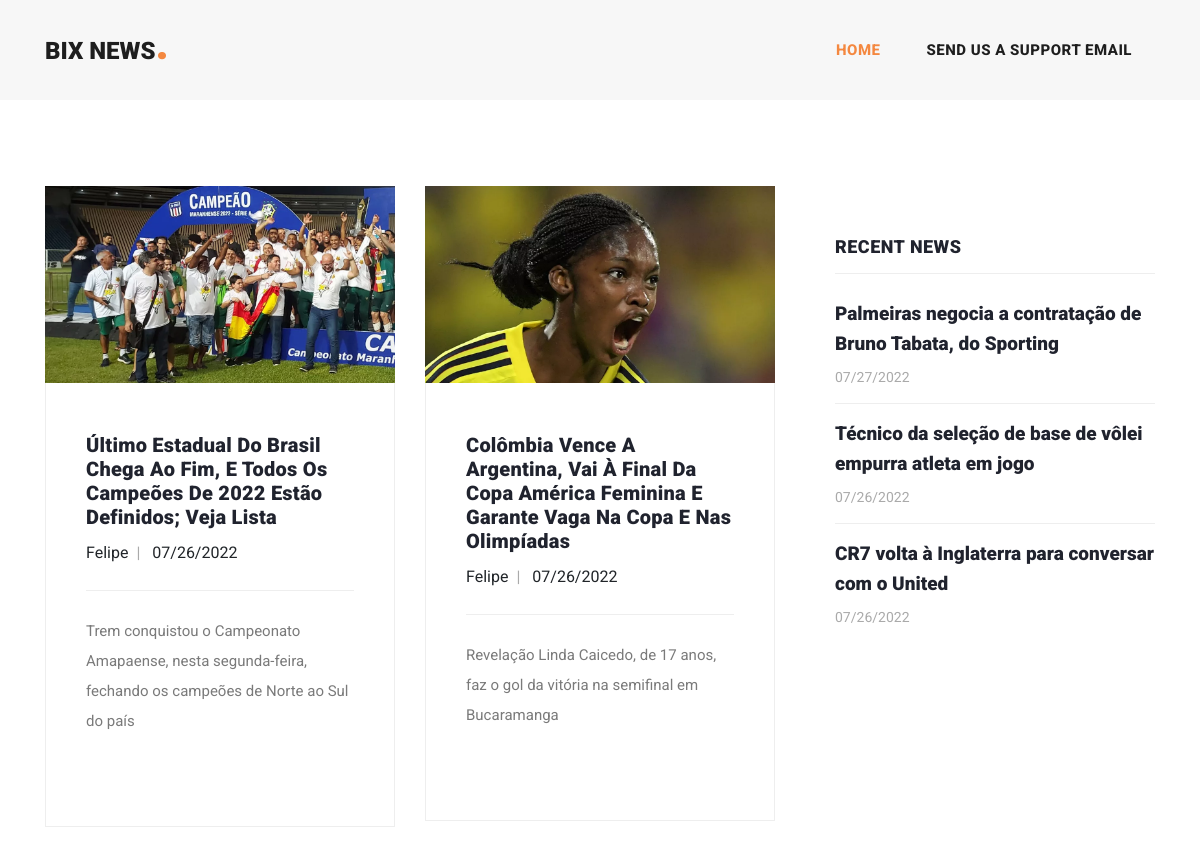
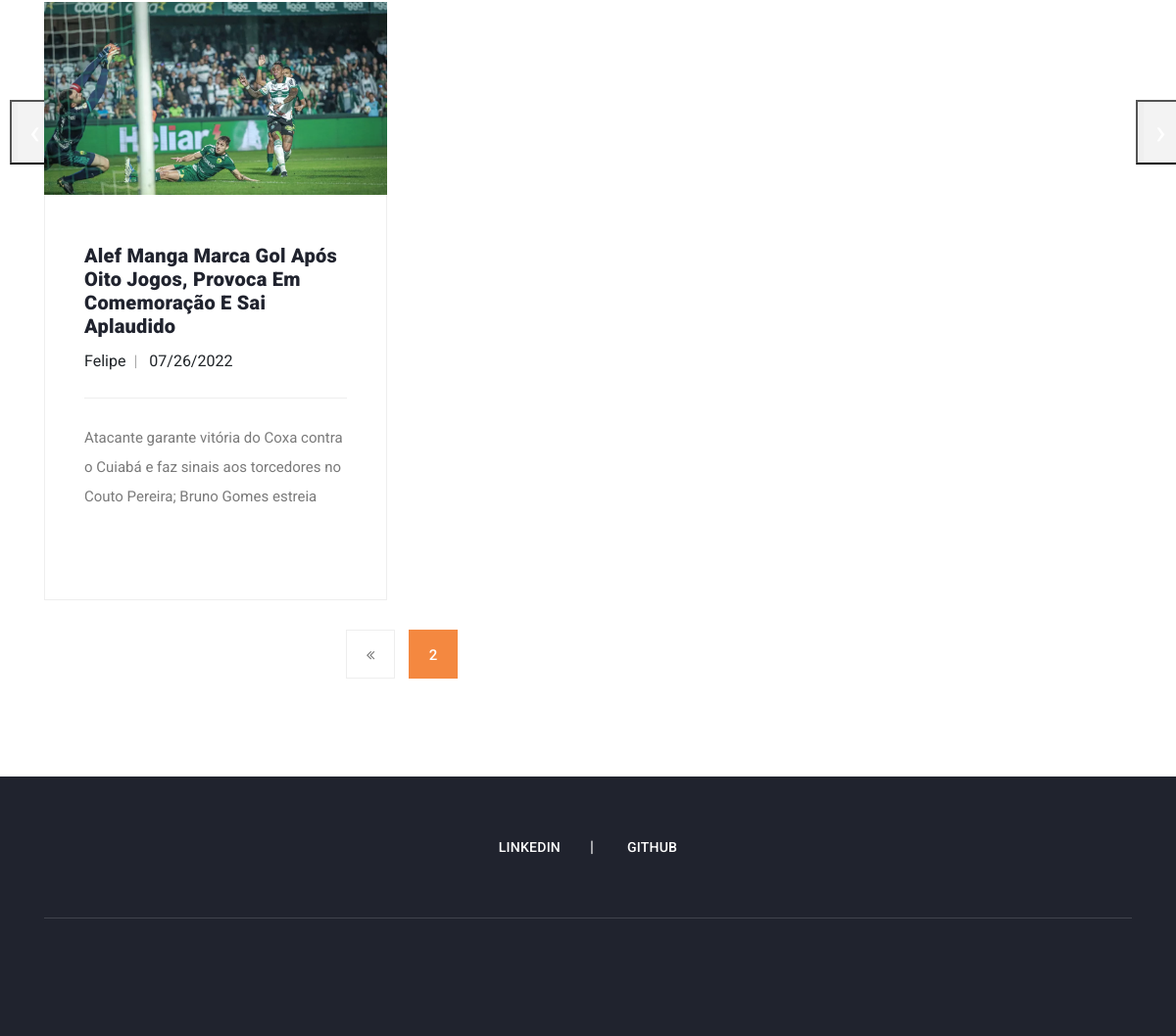
Screenshot of /?page=2 with the database file from the repository (2 pictures, top to bottom).
### news/models.py (models this page shows, shortened)
class News(models.Model):
    STATUS = (
        ('POSTED', 'POSTED'),
        ('NOT POSTED', 'NOT POSTED')
    )
    user = models.ForeignKey(User, on_delete=models.CASCADE, null=False)
    title = models.CharField(max_length=200, null=False)
    slug = models.SlugField(unique=True, null=False)
    description = models.TextField(null=False)
    image = models.ImageField(upload_to='images/', blank=True)
    text = RichTextUploadingField()
    created_at = models.DateTimeField(auto_now_add=True)
    updated_at = models.DateTimeField(auto_now=True)
    status = models.CharField(choices=STATUS, max_length=10, default="NOT POSTED")

### home/views.py (the view)
# urls.py: path('', views.news, name='index'),
def news(request):
    new = News.objects.all().filter(status='POSTED').order_by('-id')
    random_news = News.objects.filter(status='POSTED').order_by('?')[:5]
    latest_news = News.objects.filter(status='POSTED').order_by('-id')[:3]
    paginator = Paginator(new, 4)
    page_number = request.GET.get('page')
    page_obj = paginator.get_page(page_number)
    context = {
        'page_obj': page_obj,
        'latest_news': latest_news,
    }
    return render(request, 'pages/news.html', context)

### home/templates/pages/news.html (shortened to what this page needs)
    {% extends 'homebase.html' %}
    {% block header %} {% include 'header.html' %} {% endblock %}
    {% block slide %} {% include 'slide.html' %} {% endblock %}
          {% block content %}
            <div class="col-lg-8">
            <div class="all-blog-posts">
              <div class="row">
                {% for item in page_obj %}
                <div class="col-lg-6">
                  <div class="blog-post">
                    <div class="blog-thumb">
                      <a href="/news/{{item.id}}/{{item.slug}}"><img src="{{item.image.url}}" alt=""></a>
                    </div>
                    <div class="down-content">
                      <a href="/news/{{item.id}}/{{item.slug}}"><h4>{{item.title}}</h4></a>
                      <ul class="post-info">
                        <li>{{item.user}}</li>
                        <li>{{item.updated_at|date:"m/d/Y"}}</li>
                      </ul>
                      <p>{{item.description}}</p>
                    </div>
                  </div>
                </div>
                {% endfor %}
                <div class="col-lg-12">
                  <ul class="page-numbers">
                  {% if page_obj.has_previous %}
                    <li>
                      <a href="?page={{page_obj.previous_page_number}}">
                        <i class="fa fa-angle-double-left"></i>
                      </a>
                    </li>
                  {% endif %}
                  <li class="active"> <a href="#">{{page_obj.number}}</a> </li>
                  </ul>
                </div>
              </div>
            </div>
          </div>
            {% endblock %}
          {% block side %} {% include 'side.html' %} {% endblock %}
    {% block footer %} {% include 'footer.html' %} {% endblock %}

### home/templates/homebase.html (shortened to what this page needs)
{% load static %}
<!DOCTYPE html>
<html lang="en">
  <head>
    <link href="{% static 'vendor/bootstrap/css/bootstrap.min.css' %}" rel="stylesheet">
    <link rel="stylesheet" href="{% static 'assets/css/fontawesome.css' %}">
    <link rel="stylesheet" href="{% static 'assets/css/templatemo-stand-blog.css' %}">
    <link rel="stylesheet" href="{% static 'assets/css/owl.css '%}">
  </head>
  <body>
    {% block header %} {% endblock %}
    {% block slide %} {% endblock %}
    <section class="blog-posts">
      <div class="container">
        <div class="row">
          {% block content %} {% endblock %}
          {% block side %} {% endblock %}
        </div>
      </div>
    </section>
    {% block footer %} {% endblock %}
  </body>
</html>

### home/templates/header.html (shortened to what this page needs)
<header class="">
      <nav class="navbar navbar-expand-lg">
        <div class="container">
          <a class="navbar-brand" href="/"><h2>Bix News<em>.</em></h2></a>
          <div class="collapse navbar-collapse" id="navbarResponsive">
            <ul class="navbar-nav ml-auto">
              <li class="nav-item active">
                <a class="nav-link" href="/">Home
                </a>
              </li>
              <li class="nav-item">
                <a class="nav-link" href="/send/">Send Us a support email</a>
            </ul>
          </div>
        </div>
      </nav>
    </header>

### home/templates/slide.html (shortened to what this page needs)
<div class="main-banner header-text">
      <div class="container-fluid">
        <div class="owl-banner owl-carousel">
        </div>
      </div>
    </div>

### home/templates/side.html
<div class="col-lg-4">
            <div class="sidebar">
              <div class="row">
                <div class="col-lg-12">
                  <div class="sidebar-item recent-posts">
                    <div class="sidebar-heading">
                      <h2>Recent News</h2>
                    </div>
                    <div class="content">
                      <ul>
                        {% for item in latest_news %}
                        <li><a href="/news/{{item.id}}/{{item.slug}}">
                          <h5>{{item.title}}</h5>
                          <span>{{item.created_at|date:"m/d/Y"}}</span>
                        </a></li>
                        {% endfor %}
                      </ul>
                    </div>
                  </div>
                </div>
              </div>
            </div>
          </div>

### home/templates/footer.html
<footer>
      <div class="container">
        <div class="row">
          <div class="col-lg-12">
            <ul class="social-icons">
              <li><a href="https://www.linkedin.com/in/cecconellofelipe/">Linkedin</a></li>
              <li><a href="https://github.com/FelipeCecconello">Github</a></li>
            </ul>
          </div>
        </div>
      </div>
    </footer>

### rows the page displays
News: image (picture), title "Último Estadual Do Brasil Chega Ao Fim, E Todos Os Campeões De 2022 Estão Definidos; Veja Lista", user "Felipe", updated_at "07/26/2022", description "Trem conquistou o Campeonato Amapaense, nesta segunda-feira, fechando os campeões de Norte ao Sul do país"
News: image (picture), title "Colômbia Vence A Argentina, Vai À Final Da Copa América Feminina E Garante Vaga Na Copa E Nas Olimpíadas", user "Felipe", updated_at "07/26/2022", description "Revelação Linda Caicedo, de 17 anos, faz o gol da vitória na semifinal em Bucaramanga"
News: image (picture), title "Alef Manga Marca Gol Após Oito Jogos, Provoca Em Comemoração E Sai Aplaudido", user "Felipe", updated_at "07/26/2022", description "Atacante garante vitória do Coxa contra o Cuiabá e faz sinais aos torcedores no Couto Pereira; Bruno Gomes estreia"
News: title "Palmeiras negocia a contratação de Bruno Tabata, do Sporting", created_at "07/27/2022"
News: title "Técnico da seleção de base de vôlei empurra atleta em jogo", created_at "07/26/2022"
News: title "CR7 volta à Inglaterra para conversar com o United", created_at "07/26/2022"

### other values shown
{{ page_obj.number }} "2"
